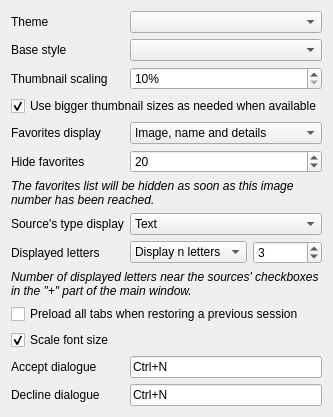
      <widget class="QWidget" name="pageInterface">
       <layout class="QFormLayout" name="formLayout_7">
        <property name="fieldGrowthPolicy">
         <enum>QFormLayout::FieldGrowthPolicy::AllNonFixedFieldsGrow</enum>
        </property>
        <item row="0" column="0">
         <widget class="QLabel" name="labelTheme">
          <property name="text">
           <string>Theme</string>
          </property>
         </widget>
        </item>
        <item row="0" column="1">
         <widget class="QComboBox" name="comboTheme"/>
        </item>
        <item row="2" column="0">
         <widget class="QLabel" name="labelThumbnailUpscale">
          <property name="text">
           <string>Thumbnail scaling</string>
          </property>
         </widget>
        </item>
        <item row="2" column="1">
         <widget class="QSpinBox" name="spinThumbnailUpscale">
          <property name="suffix">
           <string>%</string>
          </property>
          <property name="minimum">
           <number>10</number>
          </property>
          <property name="maximum">
           <number>1000</number>
          </property>
         </widget>
        </item>
        <item row="3" column="0" colspan="2">
         <widget class="QCheckBox" name="checkThumbnailSmartSize">
          <property name="text">
           <string>Use bigger thumbnail sizes as needed when available</string>
          </property>
          <property name="checked">
           <bool>true</bool>
          </property>
         </widget>
        </item>
        <item row="4" column="0">
         <widget class="QLabel" name="label_26">
          <property name="text">
           <string>Favorites display</string>
          </property>
         </widget>
        </item>
        <item row="4" column="1">
         <widget class="QComboBox" name="comboFavoritesDisplay">
          <item>
           <property name="text">
            <string>Image, name and details</string>
           </property>
          </item>
          <item>
           <property name="text">
            <string>Image and name</string>
           </property>
          </item>
          <item>
           <property name="text">
            <string>Image and details</string>
           </property>
          </item>
          <item>
           <property name="text">
            <string>Name and details</string>
           </property>
          </item>
          <item>
           <property name="text">
            <string>Image only</string>
           </property>
          </item>
          <item>
           <property name="text">
            <string>Name only</string>
           </property>
          </item>
          <item>
           <property name="text">
            <string>Details only</string>
           </property>
          </item>
         </widget>
        </item>
        <item row="5" column="0">
         <widget class="QLabel" name="label_39">
          <property name="text">
           <string>Hide favorites</string>
          </property>
         </widget>
        </item>
        <item row="5" column="1">
         <widget class="QSpinBox" name="spinHideFavorites">
          <property name="maximum">
           <number>1000</number>
          </property>
          <property name="value">
           <number>20</number>
          </property>
         </widget>
        </item>
        <item row="6" column="0" colspan="2">
         <widget class="QLabel" name="label_40">
          <property name="font">
           <font>
            <italic>true</italic>
           </font>
          </property>
          <property name="text">
           <string>The favorites list will be hidden as soon as this image number has been reached.</string>
          </property>
          <property name="wordWrap">
           <bool>true</bool>
          </property>
         </widget>
        </item>
        <item row="7" column="0">
         <widget class="QLabel" name="label_41">
          <property name="text">
           <string>Source's type display</string>
          </property>
         </widget>
        </item>
        <item row="7" column="1">
         <widget class="QComboBox" name="comboSources">
          <item>
           <property name="text">
            <string>Text</string>
           </property>
          </item>
          <item>
           <property name="text">
            <string>Image</string>
           </property>
          </item>
          <item>
           <property name="text">
            <string>Image and text</string>
           </property>
          </item>
          <item>
           <property name="text">
            <string>Don't show</string>
           </property>
          </item>
         </widget>
        </item>
        <item row="8" column="0">
         <widget class="QLabel" name="label_42">
          <property name="text">
           <string>Displayed letters</string>
          </property>
         </widget>
        </item>
        <item row="8" column="1">
         <layout class="QHBoxLayout" name="horizontalLayout_9">
          <item>
           <widget class="QComboBox" name="comboSourcesLetters">
            <item>
             <property name="text">
              <string>Display n letters</string>
             </property>
            </item>
            <item>
             <property name="text">
              <string>Before first dot</string>
             </property>
            </item>
            <item>
             <property name="text">
              <string>Before last dot</string>
             </property>
            </item>
           </widget>
          </item>
          <item>
           <widget class="QSpinBox" name="spinSourcesLetters">
            <property name="minimum">
             <number>0</number>
            </property>
            <property name="maximum">
             <number>1000000</number>
            </property>
            <property name="value">
             <number>3</number>
            </property>
           </widget>
          </item>
         </layout>
        </item>
        <item row="9" column="0" colspan="2">
         <widget class="QLabel" name="label_43">
          <property name="font">
           <font>
            <italic>true</italic>
           </font>
          </property>
          <property name="text">
           <string>Number of displayed letters near the sources' checkboxes in the &quot;+&quot; part of the main window.</string>
          </property>
          <property name="wordWrap">
           <bool>true</bool>
          </property>
         </widget>
        </item>
        <item row="10" column="0" colspan="2">
         <widget class="QCheckBox" name="checkPreloadAllTabs">
          <property name="text">
           <string>Preload all tabs when restoring a previous session</string>
          </property>
         </widget>
        </item>
        <item row="11" column="0" colspan="2">
         <widget class="QCheckBox" name="checkScaleFontSize">
          <property name="text">
           <string>Scale font size</string>
          </property>
          <property name="checked">
           <bool>true</bool>
          </property>
         </widget>
        </item>
        <item row="12" column="0">
         <widget class="QLabel" name="labelAcceptDialogue">
          <property name="text">
           <string>Accept dialogue</string>
          </property>
         </widget>
        </item>
        <item row="12" column="1">
         <widget class="QKeySequenceEdit" name="keyAcceptDialogue">
          <property name="keySequence">
           <string>Ctrl+N</string>
          </property>
         </widget>
        </item>
        <item row="13" column="0">
         <widget class="QLabel" name="labelDeclineDialogue">
          <property name="text">
           <string>Decline dialogue</string>
          </property>
         </widget>
        </item>
        <item row="13" column="1">
         <widget class="QKeySequenceEdit" name="keyDeclineDialogue">
          <property name="keySequence">
           <string>Ctrl+N</string>
          </property>
         </widget>
        </item>
        <item row="1" column="1">
         <widget class="QComboBox" name="comboBaseStyle"/>
        </item>
        <item row="1" column="0">
         <widget class="QLabel" name="labelBaseStyle">
          <property name="text">
           <string>Base style</string>
          </property>
         </widget>
        </item>
       </layout>
      </widget>
